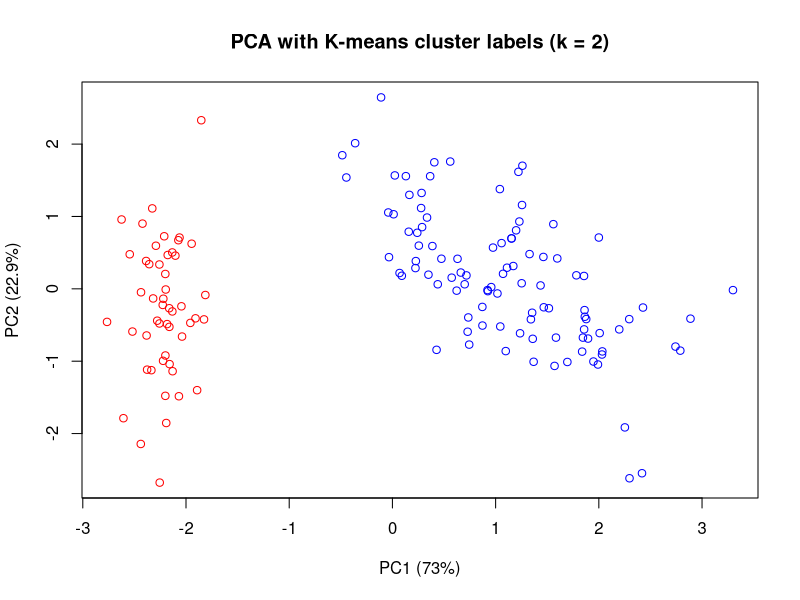
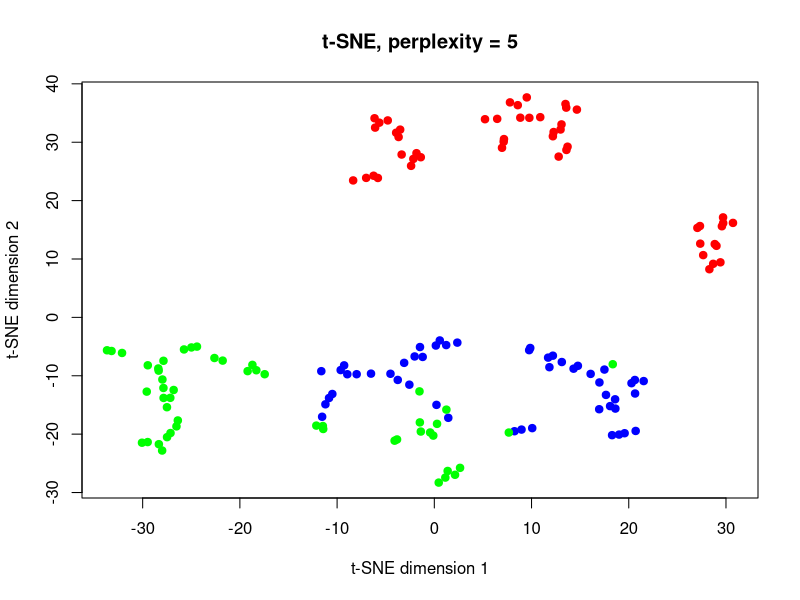
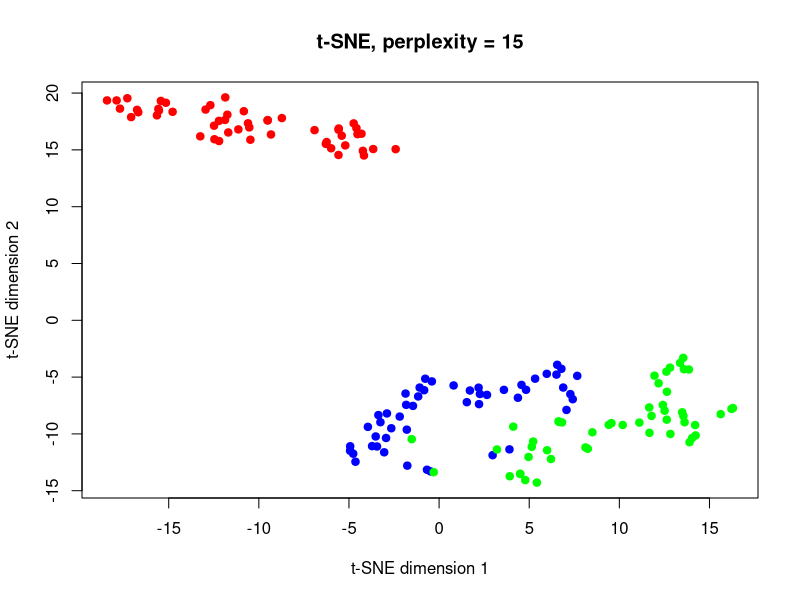
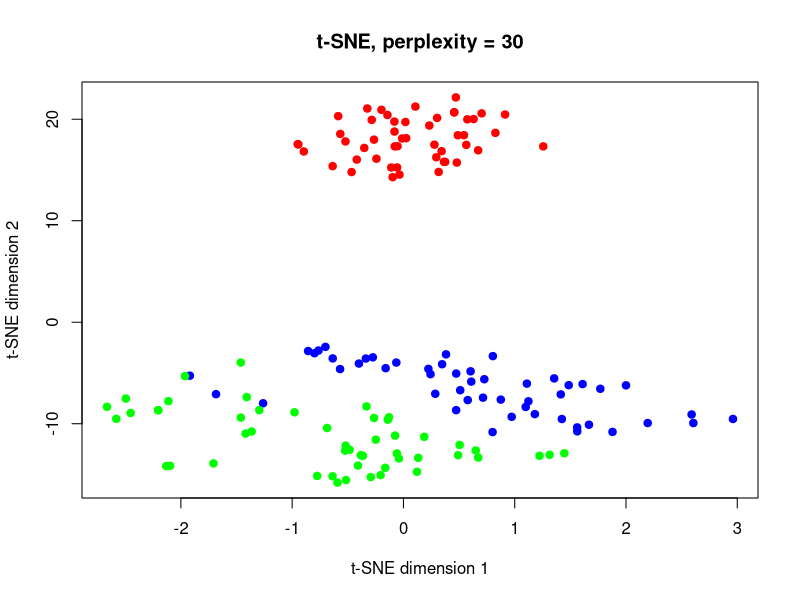
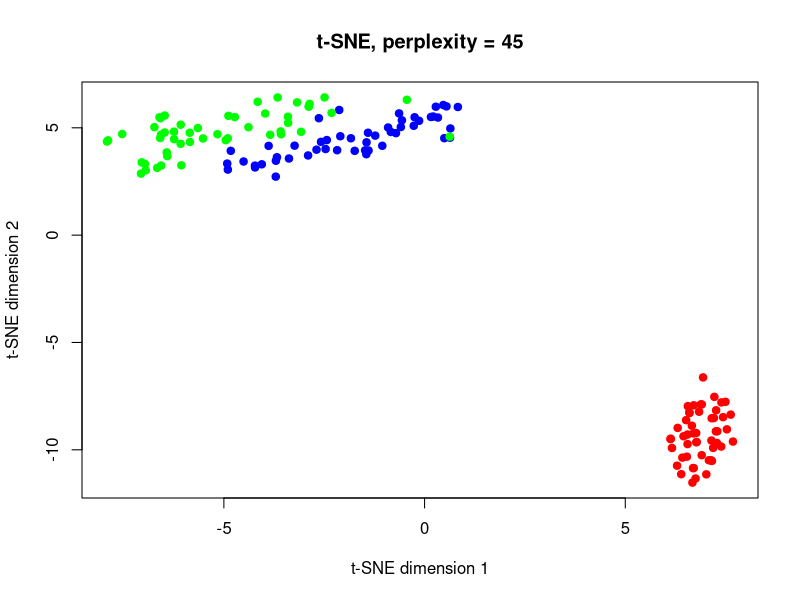

Recreate these plots in R, in order.
library(datasets)
library(cluster)
library(Rtsne)
library(mclust)

data("iris")

X_raw <- iris[, 1:4]
y <- iris$Species

X <- scale(X_raw)
set.seed(123)

## Part 1
k_vals <- 2:6
silhouette_scores <- numeric(length(k_vals))

for (j in seq_along(k_vals)) {
  k <- k_vals[j]
  km <- kmeans(X, centers = k, nstart = 50)
  sil <- silhouette(km$cluster, dist(X))
  silhouette_scores[j] <- mean(sil[, "sil_width"])
}

silhouette_results <- data.frame(
  k = k_vals,
  average_silhouette = silhouette_scores
)

k_max <- silhouette_results$k[
  which.max(silhouette_results$average_silhouette)
]

set.seed(123)
km_max <- kmeans(X, centers = k_max, nstart = 100)

## Part 2
cat("\nContingency table: silhouette-selected clusters vs species\n")
print(table(Cluster = km_max$cluster, Species = y))

ari <- adjustedRandIndex(km_max$cluster, y)
cat("\nAdjusted Rand index, silhouette-selected solution:", ari, "\n")

## Part 3
pca <- prcomp(X)
percent_variance <- 100 * pca$sdev^2 / sum(pca$sdev^2)
pca_scores <- as.data.frame(pca$x)

cluster_colours <- c('red', 'blue')

pdf('PCA.pdf')
plot(
  pca_scores$PC1,
  pca_scores$PC2,
  col = cluster_colours[km_max$cluster],
  xlab = paste0("PC1 (", round(percent_variance[1], 1), "%)"),
  ylab = paste0("PC2 (", round(percent_variance[2], 1), "%)"),
  main = "PCA with K-means cluster labels (k = 2)"
)
dev.off()

## Part 4
derived_raw <- data.frame(
  sepal_area = iris$Sepal.Length * iris$Sepal.Width,
  petal_area = iris$Petal.Length * iris$Petal.Width,
  sepal_ratio = iris$Sepal.Length / iris$Sepal.Width,
  petal_ratio = iris$Petal.Length / iris$Petal.Width,
  petal_to_sepal_length = iris$Petal.Length / iris$Sepal.Length,
  petal_to_sepal_width = iris$Petal.Width / iris$Sepal.Width
)

derived <- scale(derived_raw)

silhouette_derived <- numeric(length(k_vals))
for (j in seq_along(k_vals)) {
  k <- k_vals[j]
  km <- kmeans(derived, centers = k, nstart = 50)
  sil <- silhouette(km$cluster, dist(derived))
  silhouette_derived[j] <- mean(sil[, "sil_width"])
}

derived_results <- data.frame(
  k = k_vals,
  average_silhouette = silhouette_derived
)

k_derived <- derived_results$k[which.max(derived_results$average_silhouette)]
set.seed(123)
km_derived <- kmeans(derived, centers = k_derived, nstart = 100)

cat("\nContingency table: derived-variable clusters vs species\n")
print(table(Cluster = km_derived$cluster, Species = y))

cat("Adjusted Rand index for derived-variable clustering:",
    adjustedRandIndex(km_derived$cluster, y), "\n")

## Part 5
perplexities <- c(5, 15, 30, 45)
tsne_results <- vector("list", length(perplexities))

for (j in seq_along(perplexities)) {
  set.seed(100 + perplexities[j])
  tsne_results[[j]] <- Rtsne(
    X,
    dims = 2,
    perplexity = perplexities[j],
    theta = 0.5,
    max_iter = 1000,
    check_duplicates = FALSE,
    pca = FALSE,
    verbose = FALSE
  )
}

par(mfrow = c(2, 2))
pdf('tsne.pdf')
for (j in seq_along(perplexities)) {
  tsne_xy <- tsne_results[[j]]$Y
  plot(
    tsne_xy,
    col = c('red', 'blue', 'green')[y],
    pch = 19,
    xlab = "t-SNE dimension 1",
    ylab = "t-SNE dimension 2",
    main = paste("t-SNE, perplexity =", perplexities[j])
  )
}
dev.off()
par(mfrow = c(1, 1))
